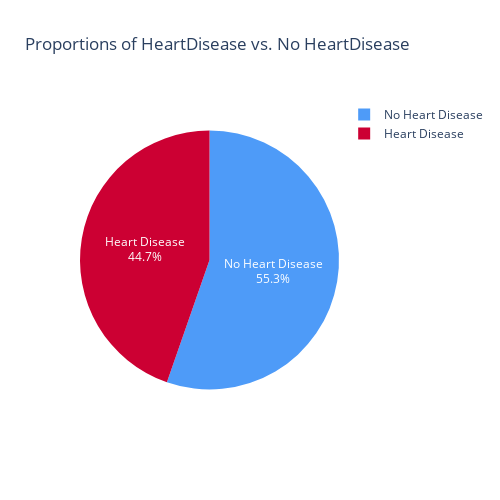

Notebook code cell kept with this figure:
### Markdown cell above
**Key Findings**
- Most features are close to normal distribution but FastingBS and Oldpeak are right-skewed, suggesting outliers.
- RestingBP is slightly peaked, meaning some extreme values exist.
- HeartDisease has a very flat distribution, indicating balanced cases.

### Code cell
heart_disease_counts = df['HeartDisease'].value_counts(normalize=True) * 100
heart_disease_counts.index = ['No Heart Disease', 'Heart Disease']

# Plot the pie chart
fig = px.pie(
    values=heart_disease_counts.values,
    names=heart_disease_counts.index,
    title='Proportions of HeartDisease vs. No HeartDisease',
    color_discrete_sequence=custom_palette
)

fig.update_traces(textposition='inside', textinfo='percent+label', textfont=dict(color='white'))

# Reduce figure size
fig.update_layout(width=500, height=500)

fig.show()

### Figure 1 — Plotly figure (JSON) as saved in the notebook; plotly's stock layout.template omitted (floating-point values rounded to 4 significant figures)
{"data": [{"domain": {"x": [0, 1], "y": [0, 1]}, "hovertemplate": "label=%{label}<br>value=%{value}<extra></extra>", "labels": ["No Heart Disease", "Heart Disease"], "legendgroup": "", "name": "", "showlegend": true, "textfont": {"color": "white"}, "textinfo": "percent+label", "textposition": "inside", "type": "pie", "values": [55.34, 44.66]}], "layout": {"height": 500, "legend": {"tracegroupgap": 0}, "piecolorway": ["#4e9bf8", "#CC0033"], "title": {"text": "Proportions of HeartDisease vs. No HeartDisease"}, "width": 500}}
